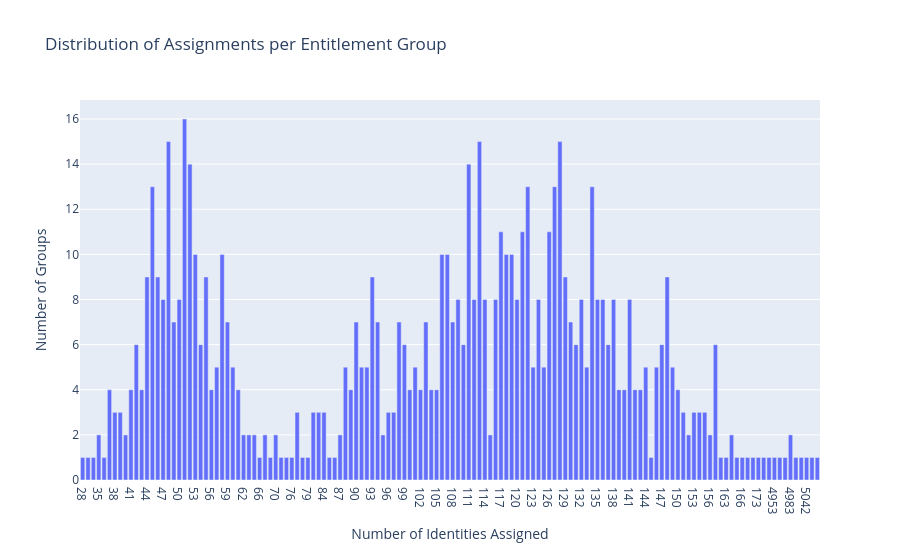

The cell this chart's notebook holds for it:
### Code cell
# --- Analysis for entitlement group assignment distribution ---

# Group by 'ent_group_id' and count the number of identities assigned to each group
group_size = entitlement_group_assignments_df.groupby('ent_group_id').size()

# Get the distribution of the number of assignments
group_dist = group_size.value_counts().sort_index()

print("Distribution of assignment counts per Entitlement Group:")
print(group_dist)

# Create a bar plot of the distribution
import plotly.express as px
fig = px.bar(
    x=group_dist.index.astype(int), 
    y=group_dist.values, 
    labels={'x':'Number of Identities Assigned', 'y':'Number of Groups'},
    title='Distribution of Assignments per Entitlement Group'
)
fig.update_layout(xaxis_type='category')
fig.show()

### Figure 1 — Plotly figure (JSON) as saved in the notebook; plotly's stock layout.template omitted (floating-point values rounded to 4 significant figures; data arrays with more than 128 entries replaced by an {"elided": "..."} marker saying what was removed)
{"data": [{"hovertemplate": "Number of Identities Assigned=%{x}<br>Number of Groups=%{y}<extra></extra>", "legendgroup": "", "marker": {"color": "#636efa", "pattern": {"shape": ""}}, "name": "", "orientation": "v", "showlegend": false, "textposition": "auto", "type": "bar", "x": {"elided": "138 int values"}, "xaxis": "x", "y": {"elided": "138 int values"}, "yaxis": "y"}], "layout": {"barmode": "relative", "legend": {"tracegroupgap": 0}, "title": {"text": "Distribution of Assignments per Entitlement Group"}, "xaxis": {"anchor": "y", "domain": [0, 1], "title": {"text": "Number of Identities Assigned"}, "type": "category"}, "yaxis": {"anchor": "x", "domain": [0, 1], "title": {"text": "Number of Groups"}}}}
